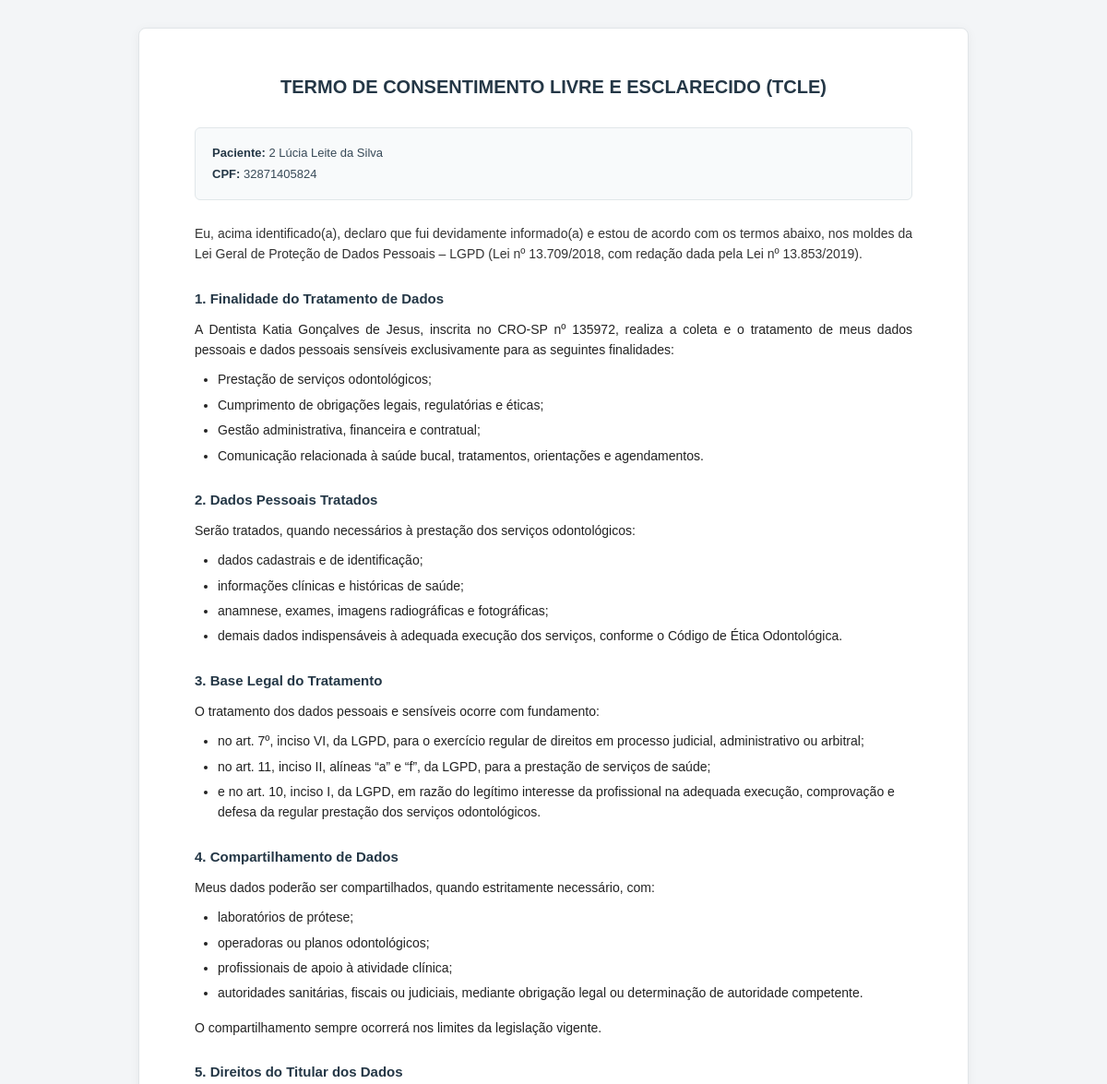
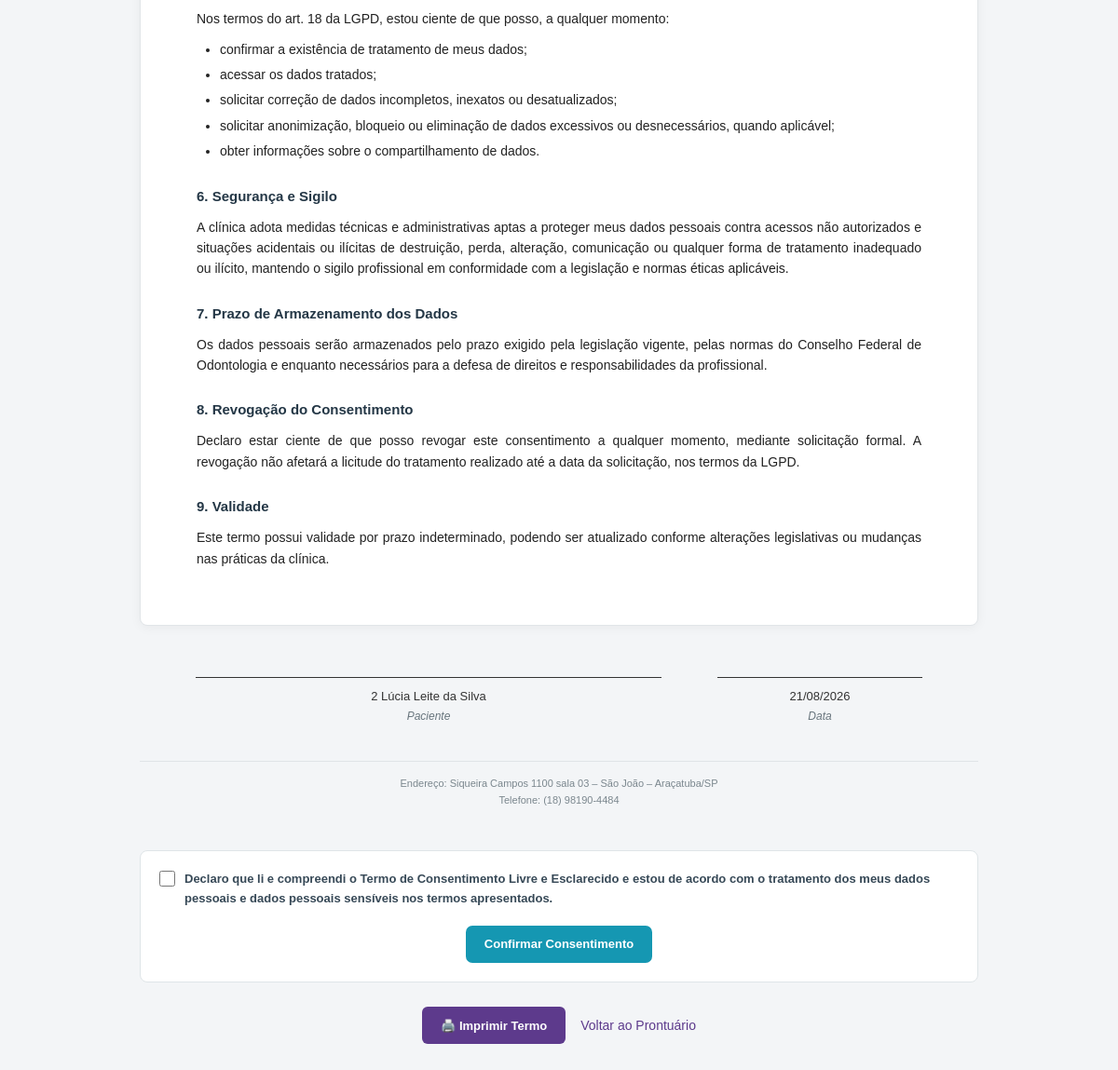
The app's page /termo_conscentimento.php?id=4 (signed in), older data (2 pictures, top to bottom).
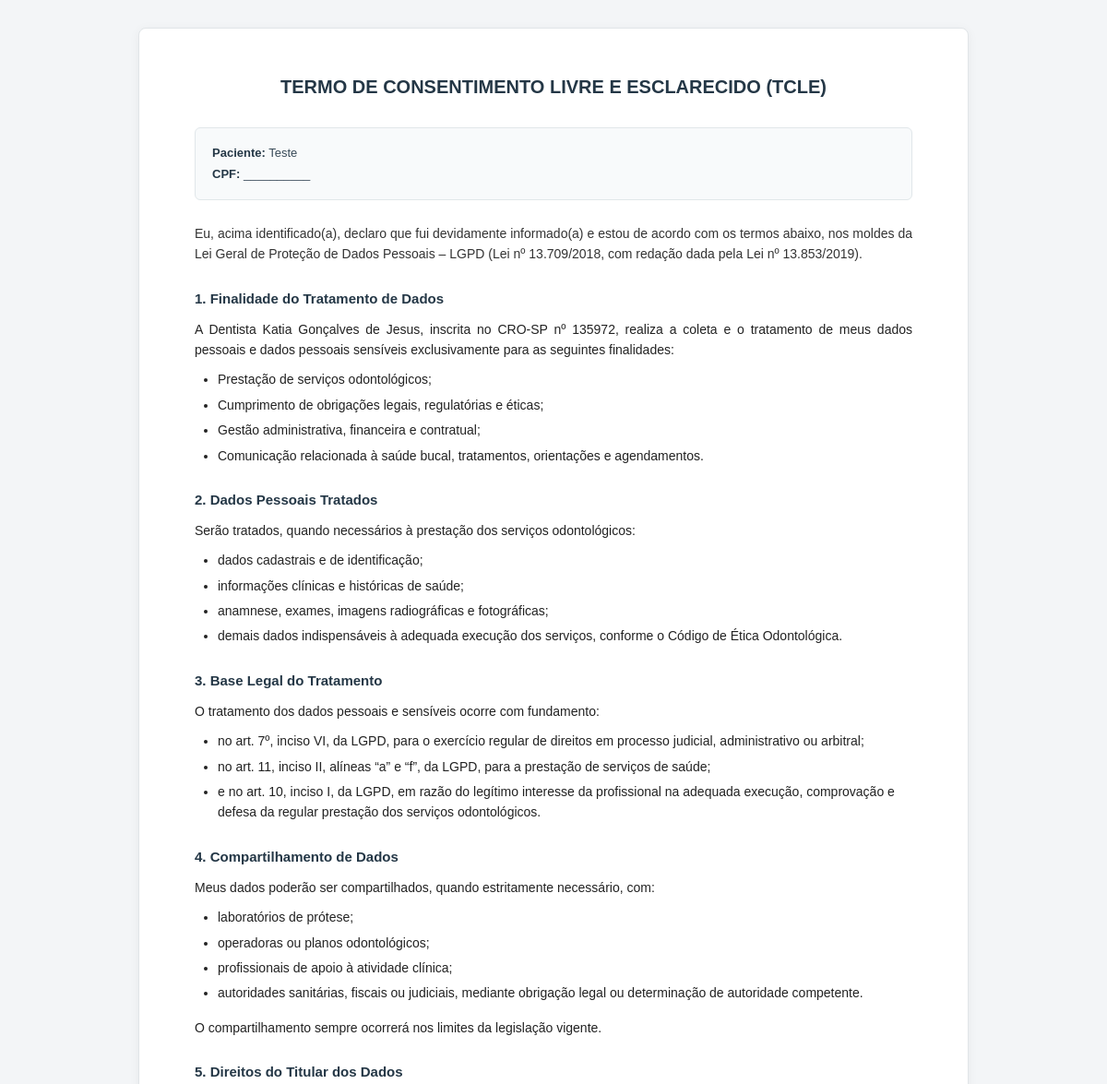
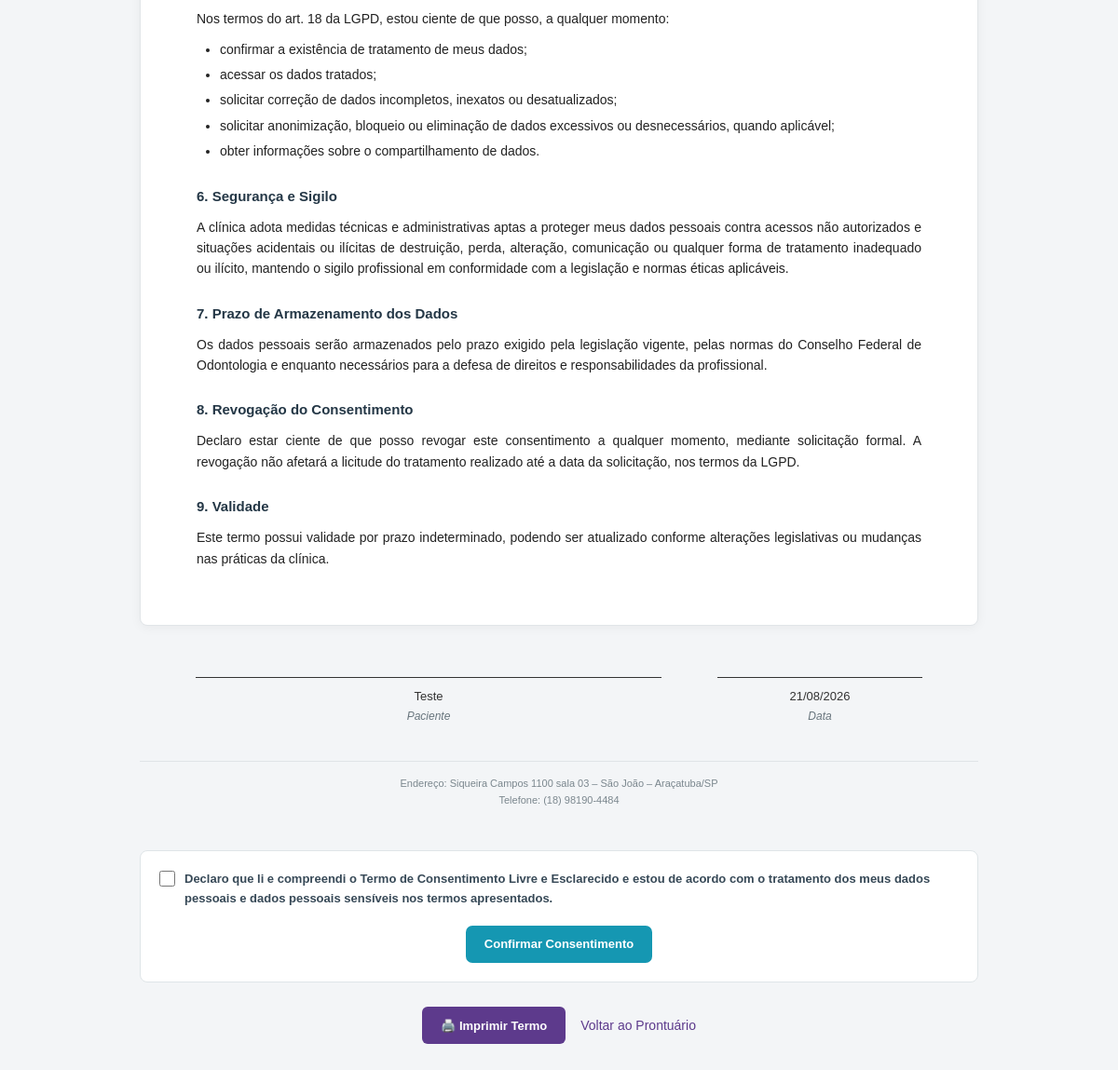
The same page, newer data (2 pictures, top to bottom).
### tables this page shows
CREATE TABLE `prontuarios` (
  `id` int NOT NULL AUTO_INCREMENT,
  `paciente` varchar(255) NOT NULL,
  `nascimento` date NOT NULL,
  `sexo` enum('Masculino','Feminino','Outro') DEFAULT NULL,
  `estado_civil` varchar(50) DEFAULT NULL,
  `profissao` varchar(100) DEFAULT NULL,
  `rg` varchar(20) DEFAULT NULL,
  `cpf` varchar(14) DEFAULT NULL,
  `endereco` text,
  `cep` varchar(10) DEFAULT NULL,
  `telefone` varchar(20) DEFAULT NULL,
  `email` varchar(255) DEFAULT NULL,
  `observacoes` text,
  `tratamento_odonto` text,
  `tratamento_medico` text,
  `medicamento_continuo` text,
  `alergia_medicamento` text,
  `alergia_outras` text,
  `problemas_saude` text,
  `gravida_meses` varchar(10) DEFAULT NULL,
  `fuma_tempo` varchar(50) DEFAULT NULL,
  `fuma_cigarros_dia` varchar(20) DEFAULT NULL,
  `bebida_frequencia` varchar(100) DEFAULT NULL,
  `drogas_uso` text,
  `doencas_transmissiveis` text,
  `cancer_familiar` text,
  `tratamento_cancer` text,
  `created_at` timestamp NOT NULL DEFAULT CURRENT_TIMESTAMP,
  `termo_consentimento_aceito` tinyint(1) NOT NULL DEFAULT '0',
  `termo_consentimento_aceito_em` datetime DEFAULT NULL,
  PRIMARY KEY (`id`),
  UNIQUE KEY `uq_prontuarios_cpf` (`cpf`)
);

### termo_conscentimento.php (the view, shortened to what the changed rows need)
<?php
require_once 'conexao/conexao.php';
$id = (int)($_GET['id'] ?? 0);
$stmt = $pdo->prepare("SELECT paciente, cpf, rg FROM prontuarios WHERE id = ?");
$stmt->execute([$id]);
$paciente = $stmt->fetch();
$nome = htmlspecialchars($paciente['paciente']);
$data_hoje = date('d/m/Y');
?>
<!DOCTYPE html>
<html lang="pt-BR">
<head>
    <link rel="stylesheet" href="css/termo_cons.css">
</head>
<body>
    <div class="termo">
        <h1>TERMO DE CONSENTIMENTO LIVRE E ESCLARECIDO (TCLE)</h1>
        <div class="dados-identificacao">
            <strong>Paciente:</strong> <?= $nome ?><br>
            <strong>CPF:</strong> <?= htmlspecialchars($paciente['cpf'] ?? '__________') ?><br>
        </div>
        <p class="declaracao-inicial">
            Eu, acima identificado(a), declaro que fui devidamente informado(a) e estou de acordo com os termos abaixo,
            nos moldes da Lei Geral de Proteção de Dados Pessoais – LGPD (Lei nº 13.709/2018, com redação dada pela Lei nº 13.853/2019).
        </p>
        <div class="conteudo-termo">
            <h2>1. Finalidade do Tratamento de Dados</h2>
            <p>A Dentista Katia Gonçalves de Jesus, inscrita no CRO-SP nº 135972, realiza a coleta e o tratamento de meus dados pessoais e dados pessoais sensíveis exclusivamente para as seguintes finalidades:</p>
            <ul>
            </ul>
            <h2>2. Dados Pessoais Tratados</h2>
            <p>Serão tratados, quando necessários à prestação dos serviços odontológicos:</p>
            <ul>
            </ul>
            <h2>3. Base Legal do Tratamento</h2>
            <p>O tratamento dos dados pessoais e sensíveis ocorre com fundamento:</p>
            <ul>
            </ul>
            <h2>4. Compartilhamento de Dados</h2>
            <p>Meus dados poderão ser compartilhados, quando estritamente necessário, com:</p>
            <ul>
            </ul>
            <p>O compartilhamento sempre ocorrerá nos limites da legislação vigente.</p>
            <h2>5. Direitos do Titular dos Dados</h2>
            <p>Nos termos do art. 18 da LGPD, estou ciente de que posso, a qualquer momento:</p>
            <ul>
            </ul>
            <h2>6. Segurança e Sigilo</h2>
            <p></p>
            <h2>7. Prazo de Armazenamento dos Dados</h2>
            <p>Os dados pessoais serão armazenados pelo prazo exigido pela legislação vigente, pelas normas do Conselho Federal de Odontologia e enquanto necessários para a defesa de direitos e responsabilidades da profissional.</p>
            <h2>8. Revogação do Consentimento</h2>
            <p>Declaro estar ciente de que posso revogar este consentimento a qualquer momento, mediante solicitação formal. A revogação não afetará a licitude do tratamento realizado até a data da solicitação, nos termos da LGPD.</p>
            <h2>9. Validade</h2>
            <p>Este termo possui validade por prazo indeterminado, podendo ser atualizado conforme alterações legislativas ou mudanças nas práticas da clínica.</p>
        </div>
    </div>
    <div class="assinatura">
        <div class="linha-assinatura">
            <?= $nome ?><br>
            <em>Paciente</em>
        </div>
        <div class="linha-assinatura">
            <?= $data_hoje ?><br>
            <em>Data</em>
        </div>
    </div>
</body>
</html>

Row changes from the older to the newer data that the page shows:
changed prontuarios: paciente "2 Lúcia Leite da Silva" → "Teste"; cpf "32871405824" → "__________"
